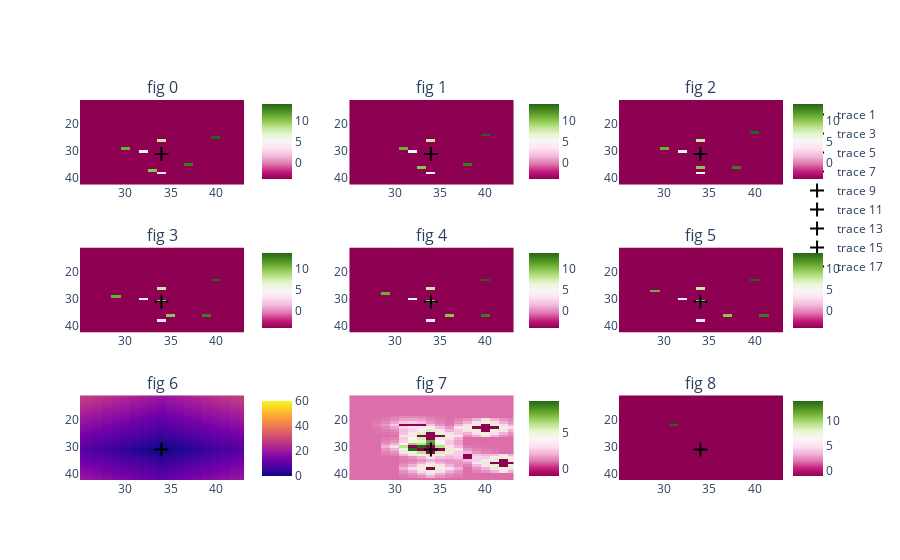

This figure's notebook cell:
### Code cell
import plotly.graph_objects as go

paths = UnitPaths.from_units(
    friendly=agent.master.units.friendly.all,
    enemy=agent.master.units.enemy.all,
    friendly_valid_move_map=agent.master.maps.valid_friendly_move,
    enemy_valid_move_map=agent.master.maps.valid_enemy_move,
    max_step=60,
)
# paths = UnitPaths.from_units(
#     friendly=agent.master.units.friendly.light,
#     enemy={},
#     friendly_valid_move_map=agent.master.maps.valid_friendly_move,
#     enemy_valid_move_map=agent.master.maps.valid_enemy_move,
#     max_step=10,
# )


start_step = 0
# pos = (8, 11)
pos = (34, 31)

figs = []
for i in range(6):
    fig = util.show_map_array(paths.all[i])
    figs.append(fig)

# Distance kernel
kernel = util.manhattan_kernel(paths.max_step - start_step)
kernel[kernel > paths.max_step] = paths.max_step
index_array = util.pad_and_crop(
    kernel,
    paths.friendly_valid_move_map,
    pos[0],
    pos[1],
    fill_value=paths.max_step - start_step,
)
figs.append(util.show_map_array(index_array))

# Calulated paths
cm = paths.to_costmap(
    pos=pos,
    start_step=start_step,
    # Add id_num here to exclude from costmap
    exclude_id_nums=[],
    friendly_light=True,
    friendly_heavy=True,
    enemy_light=True,
    enemy_heavy=True,
    collision_cost_value=-1,
    nearby_start_cost=1,
    step_dropoff_multiplier=0.92,
    true_intercept=False,
)
figs.append(util.show_map_array(cm))

collision_unit_ids_dict = paths.calculate_likely_unit_collisions(
    pos=pos,
    start_step=start_step,
    exclude_id_nums=[],
    friendly_light=True,
    friendly_heavy=True,
    enemy_light=True,
    enemy_heavy=True,
)
friendly_light_collision_ids = collision_unit_ids_dict["friendly_light"]
figs.append(util.show_map_array(friendly_light_collision_ids))


for fig in figs:
    fig.add_trace(
        go.Scatter(
            x=[pos[0]],
            y=[pos[1]],
            mode="markers",
            marker=dict(
                symbol="cross-thin", size=10, line=dict(color="black", width=2)
            ),
        )
    )

fig = util.figures_to_subplots(figs).update_yaxes(autorange="reversed")
fig.update_xaxes(matches="x")
fig.update_yaxes(matches="y")
fig.show()

### Figure 1 — Plotly figure (JSON) as saved in the notebook; plotly's stock layout.template omitted (floating-point values rounded to 4 significant figures; data arrays with more than 128 entries replaced by an {"elided": "..."} marker saying what was removed)
{"data": [{"coloraxis": "coloraxis", "type": "heatmap", "xaxis": "x", "yaxis": "y", "z": {"elided": "48x48 int values"}}, {"marker": {"line": {"color": "black", "width": 2}, "size": 10, "symbol": "cross-thin"}, "mode": "markers", "type": "scatter", "x": [34], "xaxis": "x", "y": [31], "yaxis": "y"}, {"coloraxis": "coloraxis2", "type": "heatmap", "xaxis": "x2", "yaxis": "y2", "z": {"elided": "48x48 int values"}}, {"marker": {"line": {"color": "black", "width": 2}, "size": 10, "symbol": "cross-thin"}, "mode": "markers", "type": "scatter", "x": [34], "xaxis": "x2", "y": [31], "yaxis": "y2"}, {"coloraxis": "coloraxis3", "type": "heatmap", "xaxis": "x3", "yaxis": "y3", "z": {"elided": "48x48 int values"}}, {"marker": {"line": {"color": "black", "width": 2}, "size": 10, "symbol": "cross-thin"}, "mode": "markers", "type": "scatter", "x": [34], "xaxis": "x3", "y": [31], "yaxis": "y3"}, {"coloraxis": "coloraxis4", "type": "heatmap", "xaxis": "x4", "yaxis": "y4", "z": {"elided": "48x48 int values"}}, {"marker": {"line": {"color": "black", "width": 2}, "size": 10, "symbol": "cross-thin"}, "mode": "markers", "type": "scatter", "x": [34], "xaxis": "x4", "y": [31], "yaxis": "y4"}, {"coloraxis": "coloraxis5", "type": "heatmap", "xaxis": "x5", "yaxis": "y5", "z": {"elided": "48x48 int values"}}, {"marker": {"line": {"color": "black", "width": 2}, "size": 10, "symbol": "cross-thin"}, "mode": "markers", "type": "scatter", "x": [34], "xaxis": "x5", "y": [31], "yaxis": "y5"}, {"coloraxis": "coloraxis6", "type": "heatmap", "xaxis": "x6", "yaxis": "y6", "z": {"elided": "48x48 int values"}}, {"marker": {"line": {"color": "black", "width": 2}, "size": 10, "symbol": "cross-thin"}, "mode": "markers", "type": "scatter", "x": [34], "xaxis": "x6", "y": [31], "yaxis": "y6"}, {"coloraxis": "coloraxis7", "type": "heatmap", "xaxis": "x7", "yaxis": "y7", "z": {"elided": "48x48 int values"}}, {"marker": {"line": {"color": "black", "width": 2}, "size": 10, "symbol": "cross-thin"}, "mode": "markers", "type": "scatter", "x": [34], "xaxis": "x7", "y": [31], "yaxis": "y7"}, {"coloraxis": "coloraxis8", "type": "heatmap", "xaxis": "x8", "yaxis": "y8", "z": {"elided": "48x48 float values"}}, {"marker": {"line": {"color": "black", "width": 2}, "size": 10, "symbol": "cross-thin"}, "mode": "markers", "type": "scatter", "x": [34], "xaxis": "x8", "y": [31], "yaxis": "y8"}, {"coloraxis": "coloraxis9", "type": "heatmap", "xaxis": "x9", "yaxis": "y9", "z": {"elided": "48x48 int values"}}, {"marker": {"line": {"color": "black", "width": 2}, "size": 10, "symbol": "cross-thin"}, "mode": "markers", "type": "scatter", "x": [34], "xaxis": "x9", "y": [31], "yaxis": "y9"}], "layout": {"annotations": [{"font": {"size": 16}, "showarrow": false, "text": "fig 0", "x": 0.1167, "xanchor": "center", "xref": "paper", "y": 1, "yanchor": "bottom", "yref": "paper"}, {"font": {"size": 16}, "showarrow": false, "text": "fig 1", "x": 0.5, "xanchor": "center", "xref": "paper", "y": 1, "yanchor": "bottom", "yref": "paper"}, {"font": {"size": 16}, "showarrow": false, "text": "fig 2", "x": 0.8833, "xanchor": "center", "xref": "paper", "y": 1, "yanchor": "bottom", "yref": "paper"}, {"font": {"size": 16}, "showarrow": false, "text": "fig 3", "x": 0.1167, "xanchor": "center", "xref": "paper", "y": 0.6111, "yanchor": "bottom", "yref": "paper"}, {"font": {"size": 16}, "showarrow": false, "text": "fig 4", "x": 0.5, "xanchor": "center", "xref": "paper", "y": 0.6111, "yanchor": "bottom", "yref": "paper"}, {"font": {"size": 16}, "showarrow": false, "text": "fig 5", "x": 0.8833, "xanchor": "center", "xref": "paper", "y": 0.6111, "yanchor": "bottom", "yref": "paper"}, {"font": {"size": 16}, "showarrow": false, "text": "fig 6", "x": 0.1167, "xanchor": "center", "xref": "paper", "y": 0.2222, "yanchor": "bottom", "yref": "paper"}, {"font": {"size": 16}, "showarrow": false, "text": "fig 7", "x": 0.5, "xanchor": "center", "xref": "paper", "y": 0.2222, "yanchor": "bottom", "yref": "paper"}, {"font": {"size": 16}, "showarrow": false, "text": "fig 8", "x": 0.8833, "xanchor": "center", "xref": "paper", "y": 0.2222, "yanchor": "bottom", "yref": "paper"}], "autosize": true, "coloraxis": {"colorbar": {"len": 0.25, "x": 0.245, "y": 0.89}}, "coloraxis2": {"colorbar": {"len": 0.25, "x": 0.625, "y": 0.89}}, "coloraxis3": {"colorbar": {"len": 0.25, "x": 1, "y": 0.89}}, "coloraxis4": {"colorbar": {"len": 0.25, "x": 0.245, "y": 0.5}}, "coloraxis5": {"colorbar": {"len": 0.25, "x": 0.625, "y": 0.5}}, "coloraxis6": {"colorbar": {"len": 0.25, "x": 1, "y": 0.5}}, "coloraxis7": {"colorbar": {"len": 0.25, "x": 0.245, "y": 0.11}}, "coloraxis8": {"colorbar": {"len": 0.25, "x": 0.625, "y": 0.11}}, "coloraxis9": {"colorbar": {"len": 0.25, "x": 1, "y": 0.11}}, "title": {}, "xaxis": {"anchor": "y", "autorange": false, "domain": [0, 0.2333], "matches": "x", "range": [25.04, 43.1], "title": {}, "type": "linear"}, "xaxis2": {"anchor": "y2", "autorange": false, "domain": [0.3833, 0.6167], "matches": "x", "range": [25.04, 43.1], "title": {}, "type": "linear"}, "xaxis3": {"anchor": "y3", "autorange": false, "domain": [0.7667, 1.0], "matches": "x", "range": [25.04, 43.1], "title": {}, "type": "linear"}, "xaxis4": {"anchor": "y4", "autorange": false, "domain": [0, 0.2333], "matches": "x", "range": [25.04, 43.1], "title": {}, "type": "linear"}, "xaxis5": {"anchor": "y5", "autorange": false, "domain": [0.3833, 0.6167], "matches": "x", "range": [25.04, 43.1], "title": {}, "type": "linear"}, "xaxis6": {"anchor": "y6", "autorange": false, "domain": [0.7667, 1.0], "matches": "x", "range": [25.04, 43.1], "title": {}, "type": "linear"}, "xaxis7": {"anchor": "y7", "autorange": false, "domain": [0, 0.2333], "matches": "x", "range": [25.04, 43.1], "title": {}, "type": "linear"}, "xaxis8": {"anchor": "y8", "autorange": false, "domain": [0.3833, 0.6167], "matches": "x", "range": [25.04, 43.1], "title": {}, "type": "linear"}, "xaxis9": {"anchor": "y9", "autorange": false, "domain": [0.7667, 1.0], "matches": "x", "range": [25.04, 43.1], "title": {}, "type": "linear"}, "yaxis": {"anchor": "x", "autorange": false, "domain": [0.7778, 1], "matches": "y", "range": [42.29, 11.09], "title": {}, "type": "linear"}, "yaxis2": {"anchor": "x2", "autorange": false, "domain": [0.7778, 1], "matches": "y", "range": [42.29, 11.09], "title": {}, "type": "linear"}, "yaxis3": {"anchor": "x3", "autorange": false, "domain": [0.7778, 1], "matches": "y", "range": [42.29, 11.09], "title": {}, "type": "linear"}, "yaxis4": {"anchor": "x4", "autorange": false, "domain": [0.3889, 0.6111], "matches": "y", "range": [42.29, 11.09], "title": {}, "type": "linear"}, "yaxis5": {"anchor": "x5", "autorange": false, "domain": [0.3889, 0.6111], "matches": "y", "range": [42.29, 11.09], "title": {}, "type": "linear"}, "yaxis6": {"anchor": "x6", "autorange": false, "domain": [0.3889, 0.6111], "matches": "y", "range": [42.29, 11.09], "title": {}, "type": "linear"}, "yaxis7": {"anchor": "x7", "autorange": false, "domain": [0, 0.2222], "matches": "y", "range": [42.29, 11.09], "title": {}, "type": "linear"}, "yaxis8": {"anchor": "x8", "autorange": false, "domain": [0, 0.2222], "matches": "y", "range": [42.29, 11.09], "title": {}, "type": "linear"}, "yaxis9": {"anchor": "x9", "autorange": false, "domain": [0, 0.2222], "matches": "y", "range": [42.29, 11.09], "title": {}, "type": "linear"}}}
